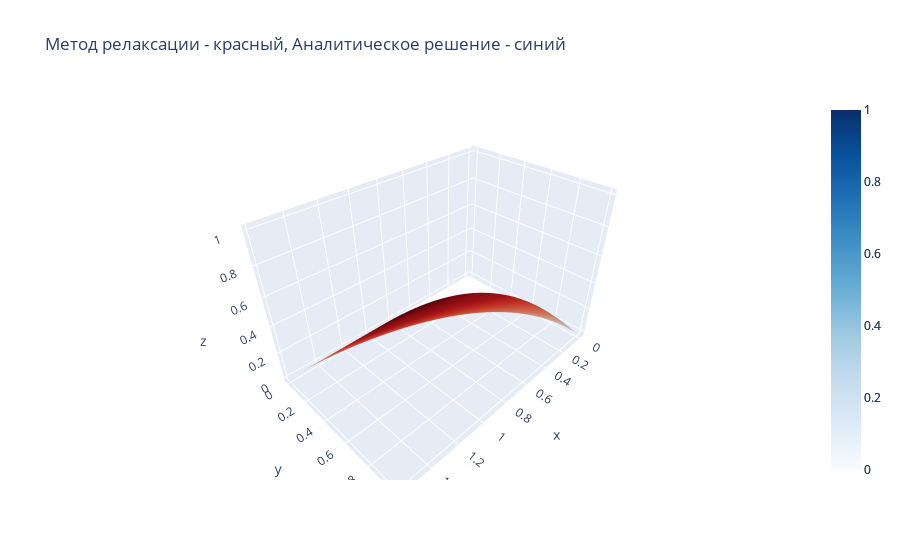

The notebook cell this image was saved under:
### Code cell
fig = go.Figure(data=[go.Surface(z=UU3, x=X3, y=Y3, colorscale='Reds', name='Метод релаксации'), go.Surface(z=U_true3, x=X3, y=Y3, colorscale='Blues', name='Аналитическое решение')])
fig.update_layout(title='Метод релаксации - красный, Аналитическое решение - синий', showlegend=True)
fig.show()
